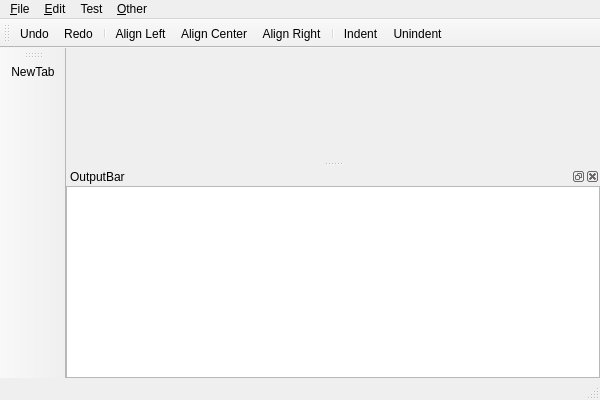
<?xml version="1.0" encoding="UTF-8"?>
<ui version="4.0">
 <class>MainWindowClass</class>
 <widget class="QMainWindow" name="MainWindowClass">
  <property name="geometry">
   <rect>
    <x>0</x>
    <y>0</y>
    <width>600</width>
    <height>400</height>
   </rect>
  </property>
  <property name="windowTitle">
   <string>MainWindow</string>
  </property>
  <widget class="QWidget" name="centralWidget"/>
  <widget class="QMenuBar" name="menuBar">
   <property name="geometry">
    <rect>
     <x>0</x>
     <y>0</y>
     <width>600</width>
     <height>33</height>
    </rect>
   </property>
   <widget class="QMenu" name="menuFile">
    <property name="title">
     <string>&amp;File</string>
    </property>
    <widget class="QMenu" name="menu_RecentFiles">
     <property name="title">
      <string>Recent File (&amp;1)</string>
     </property>
    </widget>
    <widget class="QMenu" name="menu_FavoriteFiles">
     <property name="title">
      <string>&amp;Favorite File</string>
     </property>
     <addaction name="action_AddThisFavorite"/>
     <addaction name="separator"/>
    </widget>
    <widget class="QMenu" name="menu_Export">
     <property name="title">
      <string>&amp;Export</string>
     </property>
     <addaction name="action_ExportPDF"/>
     <addaction name="action_ExportHTML"/>
     <addaction name="action_ExportODT"/>
    </widget>
    <addaction name="action_NewTab"/>
    <addaction name="action_Open"/>
    <addaction name="action_Save"/>
    <addaction name="menu_Export"/>
    <addaction name="action_Close"/>
    <addaction name="menu_RecentFiles"/>
    <addaction name="menu_FavoriteFiles"/>
    <addaction name="action_Print"/>
    <addaction name="action_PrintPreview"/>
    <addaction name="separator"/>
    <addaction name="action_Exit"/>
   </widget>
   <widget class="QMenu" name="menuEdit">
    <property name="title">
     <string>&amp;Edit</string>
    </property>
    <widget class="QMenu" name="menu_Format">
     <property name="title">
      <string>&amp;Format</string>
     </property>
     <addaction name="action_AlignLeft"/>
     <addaction name="action_AlignCenter"/>
     <addaction name="action_AlignRight"/>
    </widget>
    <widget class="QMenu" name="menu_Convert">
     <property name="title">
      <string>Convert (&amp;X)</string>
     </property>
     <addaction name="action_CsvToGfmTable"/>
     <addaction name="action_GfmToCsvTable"/>
    </widget>
    <addaction name="action_Undo"/>
    <addaction name="action_Redo"/>
    <addaction name="separator"/>
    <addaction name="action_Cut"/>
    <addaction name="action_Copy"/>
    <addaction name="action_Paste"/>
    <addaction name="action_SelectAll"/>
    <addaction name="separator"/>
    <addaction name="menu_Format"/>
    <addaction name="action_Indent"/>
    <addaction name="action_Unindent"/>
    <addaction name="menu_Convert"/>
   </widget>
   <widget class="QMenu" name="menuTest">
    <property name="title">
     <string>Test</string>
    </property>
    <addaction name="action_gap_buffer"/>
    <addaction name="action_PieceTable"/>
    <addaction name="action_replace_All"/>
    <addaction name="action_LineMgr"/>
    <addaction name="action_ViewLineMgr"/>
    <addaction name="action_TextDocument"/>
   </widget>
   <widget class="QMenu" name="menuOther">
    <property name="title">
     <string>&amp;Other</string>
    </property>
    <widget class="QMenu" name="menu_OtherTest">
     <property name="title">
      <string>&amp;Test</string>
     </property>
     <addaction name="action_TestVi"/>
    </widget>
    <widget class="QMenu" name="menu_Benchmark">
     <property name="title">
      <string>&amp;Benchmark</string>
     </property>
     <addaction name="action_BenchmarkPushBack"/>
     <addaction name="action_BenchmarkPushFront"/>
    </widget>
    <addaction name="action_Settings"/>
    <addaction name="action_ViKeybind"/>
    <addaction name="menu_OtherTest"/>
    <addaction name="menu_Benchmark"/>
    <addaction name="action_AboutViMarkdown"/>
   </widget>
   <addaction name="menuFile"/>
   <addaction name="menuEdit"/>
   <addaction name="menuTest"/>
   <addaction name="menuOther"/>
  </widget>
  <widget class="QToolBar" name="mainToolBar">
   <attribute name="toolBarArea">
    <enum>TopToolBarArea</enum>
   </attribute>
   <attribute name="toolBarBreak">
    <bool>false</bool>
   </attribute>
   <addaction name="action_Undo"/>
   <addaction name="action_Redo"/>
   <addaction name="separator"/>
   <addaction name="action_AlignLeft"/>
   <addaction name="action_AlignCenter"/>
   <addaction name="action_AlignRight"/>
   <addaction name="separator"/>
   <addaction name="action_Indent"/>
   <addaction name="action_Unindent"/>
  </widget>
  <widget class="QToolBar" name="fileToolBar">
   <property name="windowTitle">
    <string>FileToolBar</string>
   </property>
   <attribute name="toolBarArea">
    <enum>LeftToolBarArea</enum>
   </attribute>
   <attribute name="toolBarBreak">
    <bool>false</bool>
   </attribute>
   <addaction name="action_NewTab"/>
  </widget>
  <widget class="QStatusBar" name="statusBar"/>
  <widget class="QDockWidget" name="outputBar">
   <property name="windowTitle">
    <string>OutputBar</string>
   </property>
   <attribute name="dockWidgetArea">
    <number>8</number>
   </attribute>
   <widget class="QWidget" name="dockWidgetContents">
    <layout class="QHBoxLayout" name="horizontalLayout">
     <property name="leftMargin">
      <number>0</number>
     </property>
     <property name="topMargin">
      <number>0</number>
     </property>
     <property name="rightMargin">
      <number>0</number>
     </property>
     <property name="bottomMargin">
      <number>0</number>
     </property>
     <item>
      <widget class="QPlainTextEdit" name="plainTextEdit"/>
     </item>
    </layout>
   </widget>
  </widget>
  <action name="action_NewTab">
   <property name="icon">
    <iconset resource="MainWindow.qrc">
     <normaloff>:/MainWindow/images/new_tab_48.png</normaloff>:/MainWindow/images/new_tab_48.png</iconset>
   </property>
   <property name="text">
    <string>New&amp;Tab</string>
   </property>
   <property name="shortcut">
    <string>Ctrl+T</string>
   </property>
  </action>
  <action name="action_Open">
   <property name="text">
    <string>&amp;Open...</string>
   </property>
   <property name="shortcut">
    <string>Ctrl+O</string>
   </property>
  </action>
  <action name="action_Save">
   <property name="text">
    <string>&amp;Save</string>
   </property>
   <property name="shortcut">
    <string>Ctrl+S</string>
   </property>
  </action>
  <action name="action_ExportPDF">
   <property name="text">
    <string>&amp;PDF</string>
   </property>
  </action>
  <action name="action_ExportHTML">
   <property name="text">
    <string>&amp;HTML</string>
   </property>
  </action>
  <action name="action_ExportODT">
   <property name="text">
    <string>&amp;ODT</string>
   </property>
  </action>
  <action name="action_Print">
   <property name="text">
    <string>&amp;Print...</string>
   </property>
   <property name="shortcut">
    <string>Ctrl+P</string>
   </property>
  </action>
  <action name="action_PrintPreview">
   <property name="text">
    <string>Print Pre&amp;view...</string>
   </property>
   <property name="shortcut">
    <string>Ctrl+Shift+P</string>
   </property>
  </action>
  <action name="action_Close">
   <property name="text">
    <string>&amp;Close</string>
   </property>
   <property name="shortcut">
    <string>Ctrl+W</string>
   </property>
  </action>
  <action name="action_Exit">
   <property name="text">
    <string>E&amp;xit</string>
   </property>
   <property name="shortcut">
    <string>Alt+F4</string>
   </property>
  </action>
  <action name="action_AddThisFavorite">
   <property name="text">
    <string>&amp;Add This File to Favorites</string>
   </property>
  </action>
  <action name="action_Undo">
   <property name="icon">
    <iconset resource="MainWindow.qrc">
     <normaloff>:/MainWindow/images/undo_48.png</normaloff>:/MainWindow/images/undo_48.png</iconset>
   </property>
   <property name="text">
    <string>&amp;Undo</string>
   </property>
   <property name="shortcut">
    <string>Ctrl+Z</string>
   </property>
  </action>
  <action name="action_Redo">
   <property name="icon">
    <iconset resource="MainWindow.qrc">
     <normaloff>:/MainWindow/images/redo_48.png</normaloff>:/MainWindow/images/redo_48.png</iconset>
   </property>
   <property name="text">
    <string>&amp;Redo</string>
   </property>
   <property name="shortcut">
    <string>Ctrl+Y</string>
   </property>
  </action>
  <action name="action_Cut">
   <property name="icon">
    <iconset resource="MainWindow.qrc">
     <normaloff>:/MainWindow/images/content_cut_48.png</normaloff>:/MainWindow/images/content_cut_48.png</iconset>
   </property>
   <property name="text">
    <string>Cu&amp;t</string>
   </property>
   <property name="shortcut">
    <string>Ctrl+X</string>
   </property>
  </action>
  <action name="action_Copy">
   <property name="icon">
    <iconset resource="MainWindow.qrc">
     <normaloff>:/MainWindow/images/content_copy_48.png</normaloff>:/MainWindow/images/content_copy_48.png</iconset>
   </property>
   <property name="text">
    <string>&amp;Copy</string>
   </property>
   <property name="shortcut">
    <string>Ctrl+C</string>
   </property>
  </action>
  <action name="action_Paste">
   <property name="icon">
    <iconset resource="MainWindow.qrc">
     <normaloff>:/MainWindow/images/content_paste_48.png</normaloff>:/MainWindow/images/content_paste_48.png</iconset>
   </property>
   <property name="text">
    <string>&amp;Paste</string>
   </property>
   <property name="shortcut">
    <string>Ctrl+V</string>
   </property>
  </action>
  <action name="action_SelectAll">
   <property name="text">
    <string>Select&amp;All</string>
   </property>
   <property name="shortcut">
    <string>Ctrl+A</string>
   </property>
  </action>
  <action name="action_CsvToGfmTable">
   <property name="text">
    <string>CSV -&gt; &amp;GFM Table</string>
   </property>
  </action>
  <action name="action_GfmToCsvTable">
   <property name="text">
    <string>GFM -&gt; &amp;CSV Table</string>
   </property>
  </action>
  <action name="action_AlignLeft">
   <property name="icon">
    <iconset resource="MainWindow.qrc">
     <normaloff>:/MainWindow/images/format_align_left_48.png</normaloff>:/MainWindow/images/format_align_left_48.png</iconset>
   </property>
   <property name="text">
    <string>Align &amp;Left</string>
   </property>
  </action>
  <action name="action_AlignCenter">
   <property name="icon">
    <iconset resource="MainWindow.qrc">
     <normaloff>:/MainWindow/images/format_align_center_48.png</normaloff>:/MainWindow/images/format_align_center_48.png</iconset>
   </property>
   <property name="text">
    <string>Align &amp;Center</string>
   </property>
  </action>
  <action name="action_AlignRight">
   <property name="icon">
    <iconset resource="MainWindow.qrc">
     <normaloff>:/MainWindow/images/format_align_right_48.png</normaloff>:/MainWindow/images/format_align_right_48.png</iconset>
   </property>
   <property name="text">
    <string>Align &amp;Right</string>
   </property>
  </action>
  <action name="action_Indent">
   <property name="icon">
    <iconset resource="MainWindow.qrc">
     <normaloff>:/MainWindow/images/format_indent_increase_48.png</normaloff>:/MainWindow/images/format_indent_increase_48.png</iconset>
   </property>
   <property name="text">
    <string>&amp;Indent</string>
   </property>
  </action>
  <action name="action_Unindent">
   <property name="icon">
    <iconset resource="MainWindow.qrc">
     <normaloff>:/MainWindow/images/format_indent_decrease_48.png</normaloff>:/MainWindow/images/format_indent_decrease_48.png</iconset>
   </property>
   <property name="text">
    <string>&amp;Unindent</string>
   </property>
  </action>
  <action name="action_gap_buffer">
   <property name="text">
    <string>gap_buffer</string>
   </property>
  </action>
  <action name="action_PieceTable">
   <property name="text">
    <string>PieceTable</string>
   </property>
  </action>
  <action name="action_replace_All">
   <property name="text">
    <string>replace All</string>
   </property>
  </action>
  <action name="action_LineMgr">
   <property name="text">
    <string>LineMgr</string>
   </property>
  </action>
  <action name="action_ViewLineMgr">
   <property name="text">
    <string>ViewLineMgr</string>
   </property>
  </action>
  <action name="action_TextDocument">
   <property name="text">
    <string>TextDocument</string>
   </property>
  </action>
  <action name="action_Settings">
   <property name="text">
    <string>&amp;Settings...</string>
   </property>
   <property name="shortcut">
    <string>F8</string>
   </property>
  </action>
  <action name="action_ViKeybind">
   <property name="checkable">
    <bool>true</bool>
   </property>
   <property name="checked">
    <bool>false</bool>
   </property>
   <property name="text">
    <string>&amp;vi keybind</string>
   </property>
  </action>
  <action name="action_TestVi">
   <property name="text">
    <string>&amp;vi</string>
   </property>
   <property name="shortcut">
    <string>Ctrl+Alt+V</string>
   </property>
  </action>
  <action name="action_AboutViMarkdown">
   <property name="text">
    <string>&amp;About viMarkdown</string>
   </property>
  </action>
  <action name="action_BenchmarkPushBack">
   <property name="text">
    <string>Push_&amp;back</string>
   </property>
  </action>
  <action name="action_BenchmarkPushFront">
   <property name="text">
    <string>push_&amp;front</string>
   </property>
  </action>
 </widget>
 <layoutdefault spacing="6" margin="11"/>
 <resources>
  <include location="MainWindow.qrc"/>
 </resources>
 <connections/>
</ui>
